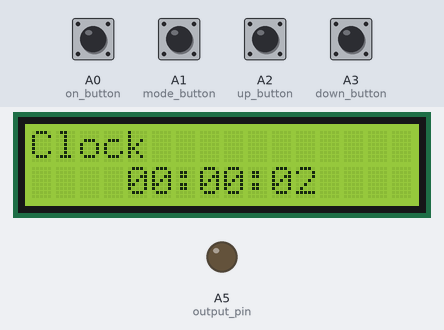
Bench run of a sketch on a simulated Arduino Uno, built with avr-gcc and run on an emulated ATmega328P. Parts: 16×2 character LCD, output pins drawn as LEDs (lit = HIGH). The inputs (shaded band) are chosen by the test bench; at power-on: A0 (on_button), A1 (mode_button), A2 (up_button), A3 (down_button) HIGH.

Above: at 1.2 s.
1.3 s: A1 (mode_button) pulled LOW for 0.15 s
At 1.9 s:
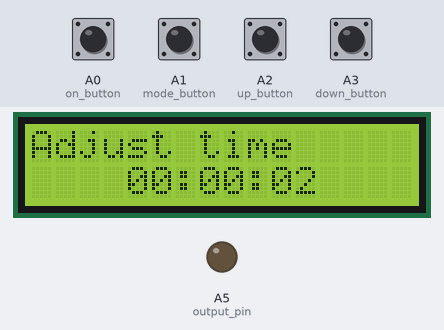
2.9 s: A1 (mode_button) pulled LOW for 1 s
At 4.3 s:
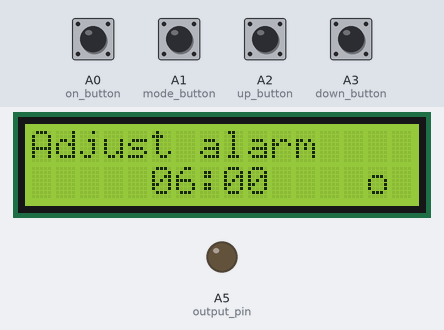
5.4 s: A2 (up_button) pulled LOW for 0.15 s
At 6.1 s:
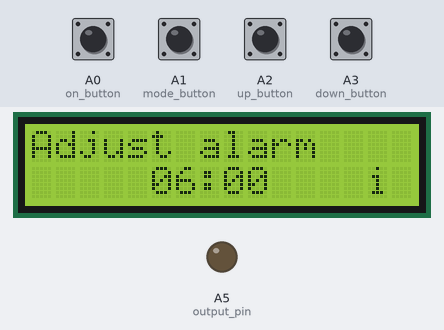
7.0 s: A1 (mode_button) pulled LOW for 0.15 s
At 7.4 s:
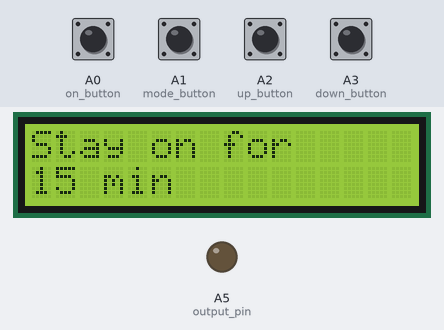
8.6 s: A3 (down_button) pulled LOW for 0.15 s
At 9.7 s:
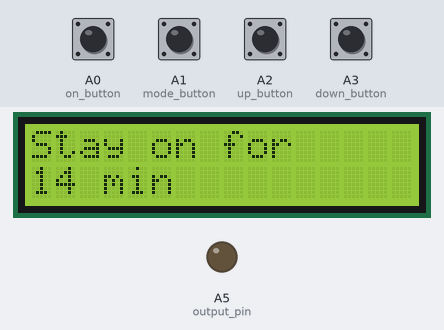
10.2 s: A3 (down_button) pulled LOW for 1 s
At 10.9 s:
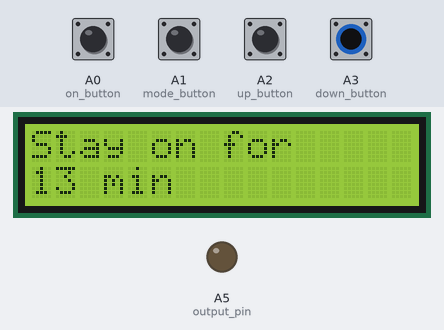
Timing chart, 0 to 13.2 s (numbered marks = the images above; inputs shaded):
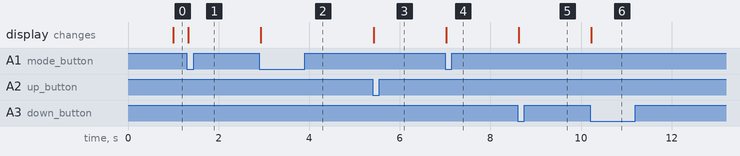

Measured:
- after the input at 1.3 s, the display: changes at once (image 1)
- after the input at 2.9 s, the display: changes at once (image 2)
- after the input at 5.4 s, the display: changes at once (image 3)
- after the input at 7.0 s, the display: changes at once (image 4)
- after the input at 8.6 s, the display: changes at once (image 5)
- after the input at 10.2 s, the display: changes at once (image 6)

The sketch:

AlarmCoffee.ino
```cpp
// --- Variable types defined by length ---
typedef char int8;
typedef byte uint8;
typedef short int16;
typedef unsigned short uint16;
typedef long int32;
typedef unsigned long uint32;

// --- The input buttons are stored sequentially on the PORTC
#define BUTTONS_PORT PINC

// --- Masks for bitwise operations
#define ON_BUTTON_MASK   0x01
#define MODE_BUTTON_MASK 0x02
#define UP_BUTTON_MASK   0x04
#define DOWN_BUTTON_MASK 0x08

// --- Buttons and output pins ---
#define on_button   A0
#define mode_button A1
#define up_button   A2
#define down_button A3

#define output_pin  A5

// --- LCD related pins ---
#define rs_pin     12
#define enable_pin 11
#define d4_pin      5
#define d5_pin      4
#define d6_pin      3
#define d7_pin      2

// --- Adjust mode related definitions ---
#define EDIT_ALARM_ON 0
#define EDIT_SECONDS  0
#define EDIT_MINUTES  1
#define EDIT_HOURS    2

// --- Stay on time related definitions ---
#define DEFAULT_STAY_ON_TIME 15
#define STAY_ON_UPPER_LIMIT  30
#define STAY_ON_LOWER_LIMIT   5

// --- Modes related definitions ---
#define CLOCK_MODE          0
#define ADJUST_MODE         1
#define ADJUST_ALARM_MODE   2
#define ADJUST_STAY_ON_MODE 3
#define MODE_COUNT          4

#define update_lcd_title() {lcd.setCursor(0,0); lcd.print(mode_titles[mode_state]);}
// --- Modes titles ---

static char* mode_titles[MODE_COUNT] =
// README: Workaround to clear the entire line when the title is changed
{   "Clock",
    "Adjust time",
    "Adjust alarm",
    "Stay on for"};

// --- System clock variables ---
// Since these variables are accessed from the main loop and from timer 1 interrupt routine, they must
// be declared as volatile.
volatile int8 seconds = 0;
volatile int8 minutes = 0;
volatile int8 hours = 0;


uint8 alarm_minutes = 0;
uint8 alarm_hours = 6;
uint8 is_alarm_on = LOW;

uint8 output_state = LOW;
uint8 mode_state = CLOCK_MODE;


uint8 editing_position;
uint8 adjust_seconds;
uint8 adjust_minutes;
uint8 adjust_hours;

uint8 stay_on_time = DEFAULT_STAY_ON_TIME;

uint8 has_been_edited = LOW;
uint8 needs_redisplay = LOW;
uint8 needs_update_clock = LOW;

// --- LCD object ---
// Why is it an object?
// TODO: get rid of LCD library and control the display directly
#include <LiquidCrystal.h>
LiquidCrystal lcd(rs_pin, enable_pin, d4_pin, d5_pin, d6_pin, d7_pin);

// TODO: This variable needs a better name;
char time_string[10] = {0};
void update_clock_display() {
    sprintf(time_string, "%02d:%02d:%02d", hours, minutes, seconds);
    lcd.setCursor(4,1);
    lcd.print(time_string);
}

void setup() {
    // --- Timer 1 initialization ---
     {
        noInterrupts();
        TCCR1A = 0;
        TCCR1B = 0;
        TCNT1 = 0;

        OCR1A = 62449;
        TCCR1B |= (1 << WGM12);
        TCCR1B |= (1 << CS12);
        TIMSK1 |= (1 << OCIE1A);
        interrupts();
    }

    // --- Input and output pins mode ---
    pinMode(on_button,   INPUT);
    pinMode(mode_button, INPUT);
    pinMode(up_button,   INPUT);
    pinMode(down_button, INPUT);
    pinMode(output_pin,  OUTPUT);

    // --- Enable input pins pull-up resistors ---
    digitalWrite(on_button,   HIGH);
    digitalWrite(mode_button, HIGH);
    digitalWrite(up_button,   HIGH);
    digitalWrite(down_button, HIGH);

    // --- LCD initialization ---
    lcd.begin(16, 2);
    update_lcd_title();
}

// --- Timer 1 interrupt routine ---
ISR(TIMER1_COMPA_vect) {
    seconds++;
    if(seconds == 60) {
        seconds = 0;
        minutes++;
    }
    if(minutes == 60) {
        minutes = 0;
        hours++;
    }
    if(hours == 24) {
        hours = 0;
    }
}

// --- Variables used to remember the last state ---
int8 last_second = -1;
// The states of all the buttons are stored in the same variable.
// Since we are interested in falling-edge changes on the button state
// these values are initialized to HIGH
uint8 last_buttons_state = 0x0f;

void adjust_editing_position(uint8 go_up) {
    int8 increment = go_up ? 1 : -1;

    switch (editing_position) {
    case EDIT_SECONDS :
        adjust_seconds = (adjust_seconds + increment + 60) % 60;
        break;
    case EDIT_MINUTES :
        adjust_minutes = (adjust_minutes + increment + 60) % 60;
        break;
    case EDIT_HOURS :
        adjust_hours = (adjust_hours + increment + 24) % 24;
        break;
    }
}

void adjust_alarm_time(uint8 go_up) {
    int8 increment = go_up ? 1 : -1;

    switch (editing_position) {
    case EDIT_ALARM_ON :
        is_alarm_on = !is_alarm_on;
        break;
    case EDIT_MINUTES :
        alarm_minutes = (alarm_minutes + increment + 60) % 60;
        break;
    case EDIT_HOURS :
        alarm_hours = (alarm_hours + increment + 60) % 60;
        break;
    }
}

void adjust_stay_on_time(uint8 go_up) {
    if(go_up) {
        if(stay_on_time < STAY_ON_UPPER_LIMIT) stay_on_time++;
    }
    else {
        if(stay_on_time > STAY_ON_LOWER_LIMIT) stay_on_time--;
    }
}

void loop() {
    // --- Variable to store the current state of the buttons ---
    uint8 buttons_state = BUTTONS_PORT;
    // We need just four input pins.
    buttons_state &= 0x0f;

    // The current state and the previous state are XOR'd together.
    // This will give us the difference between the two states
    uint8 buttons_difference = last_buttons_state ^ buttons_state;
    uint8 falling_edges = buttons_difference & last_buttons_state; // Little bit of bitwise magic

    if(buttons_difference) {
        //Poorly made debouncing
        delay(20);
    }

    if(falling_edges) {
        if(buttons_difference & ON_BUTTON_MASK) {
            switch(mode_state) {
            case CLOCK_MODE :
                output_state = !output_state;
                break;
            case ADJUST_MODE : // fall-through
            case ADJUST_ALARM_MODE :
                editing_position = (editing_position + 1) % 3; //TODO: Magic number found!!!!
                break;
            default :
                break;
            }
        }

        if(buttons_difference & MODE_BUTTON_MASK) {
            mode_state = (mode_state + 1) % MODE_COUNT;
            // The mode has changed. The display is cleared and will be filled latter.
            lcd.clear();
            needs_redisplay = HIGH;
            update_lcd_title();

            switch (mode_state) {
            case CLOCK_MODE :
                break;
            case ADJUST_MODE :
                // Reset the adjust related variables
                editing_position = EDIT_SECONDS;
                adjust_seconds = seconds;
                adjust_minutes = minutes;
                adjust_hours = hours;
                break;
            case ADJUST_ALARM_MODE :
                // We have adjusted the clock, it needs to be updated!!!
                if(needs_update_clock) {
                    seconds = adjust_seconds;
                    minutes = adjust_minutes;
                    hours = adjust_hours;
                    needs_update_clock = LOW;
                }

                editing_position = EDIT_ALARM_ON;
                break;
            case ADJUST_STAY_ON_MODE :
                break;
            default :
                break;
            }
        }

        // Both the up and down buttons have the same behavior.
        // In the case of both buttons been pressed at the same time, only the up button is considered
        if(buttons_difference & (UP_BUTTON_MASK | DOWN_BUTTON_MASK)) {
            uint8 is_up_pressed = buttons_difference & UP_BUTTON_MASK;
            has_been_edited = HIGH;

            switch (mode_state) {
            case ADJUST_MODE :
                needs_update_clock = HIGH;
                adjust_editing_position(is_up_pressed);
                break;
            case ADJUST_ALARM_MODE :
                adjust_alarm_time(is_up_pressed);
                break;
            case ADJUST_STAY_ON_MODE :
                adjust_stay_on_time(is_up_pressed);
                break;
            default:
                break;
            }
        }
    }

    // Since we already have the difference between states, we can now update this variable.
    last_buttons_state = buttons_state;

    digitalWrite(output_pin, output_state);

    // --- Setting the second display line based on the current mode ---
    switch (mode_state) {
    case CLOCK_MODE:
        // The display is updated only when the time has changed
        if(last_second != seconds || needs_redisplay) {
            update_clock_display();
            last_second = seconds;
        }
        break;
    case ADJUST_MODE :
        // The display
        if(has_been_edited || needs_redisplay) {
            sprintf(time_string, "%02d:%02d:%02d", adjust_hours, adjust_minutes, adjust_seconds);
            lcd.setCursor(4,1);
            lcd.print(time_string);
        }
        break;
    case ADJUST_ALARM_MODE :
        if(has_been_edited || needs_redisplay) {
            sprintf(time_string, "%02d:%02d", alarm_hours, alarm_minutes);
            char alarm_on_char = is_alarm_on ? 'i' : 'o';
            lcd.setCursor(5, 1);
            lcd.print(time_string);
            lcd.setCursor(14, 1);
            lcd.print(alarm_on_char);
        }
        break;
    case ADJUST_STAY_ON_MODE :
        if(has_been_edited || needs_redisplay) {
            sprintf(time_string, "%02d min", stay_on_time);
            lcd.setCursor(0,1);
            lcd.print(time_string);
        }
    default:
        break;
    }

    //The display has already been redisplayed.
    needs_redisplay = LOW;
    has_been_edited = LOW;
}
```
